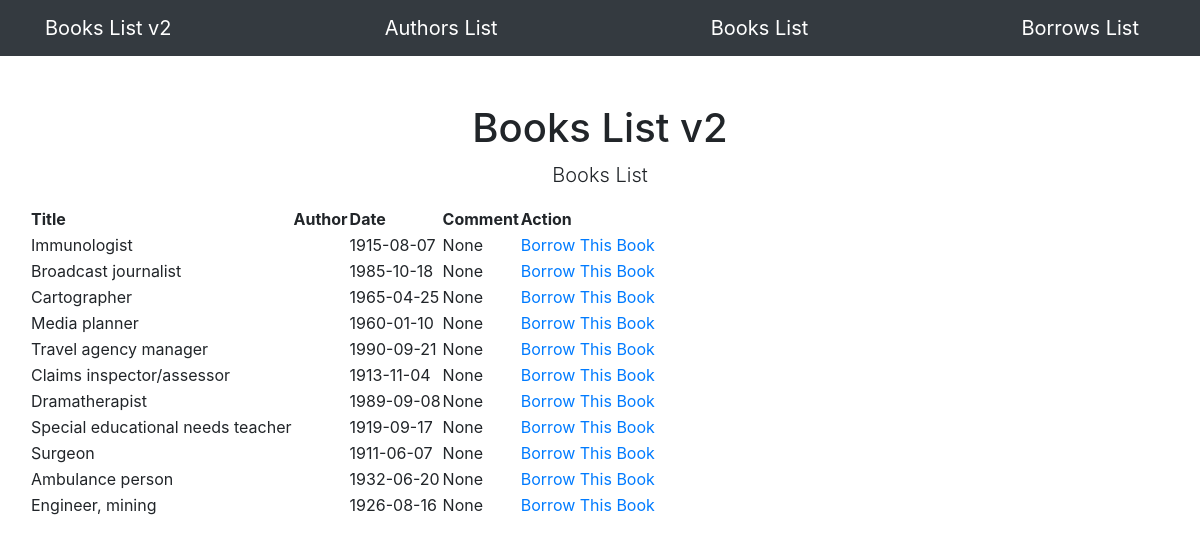
Before: /books with the older database file.
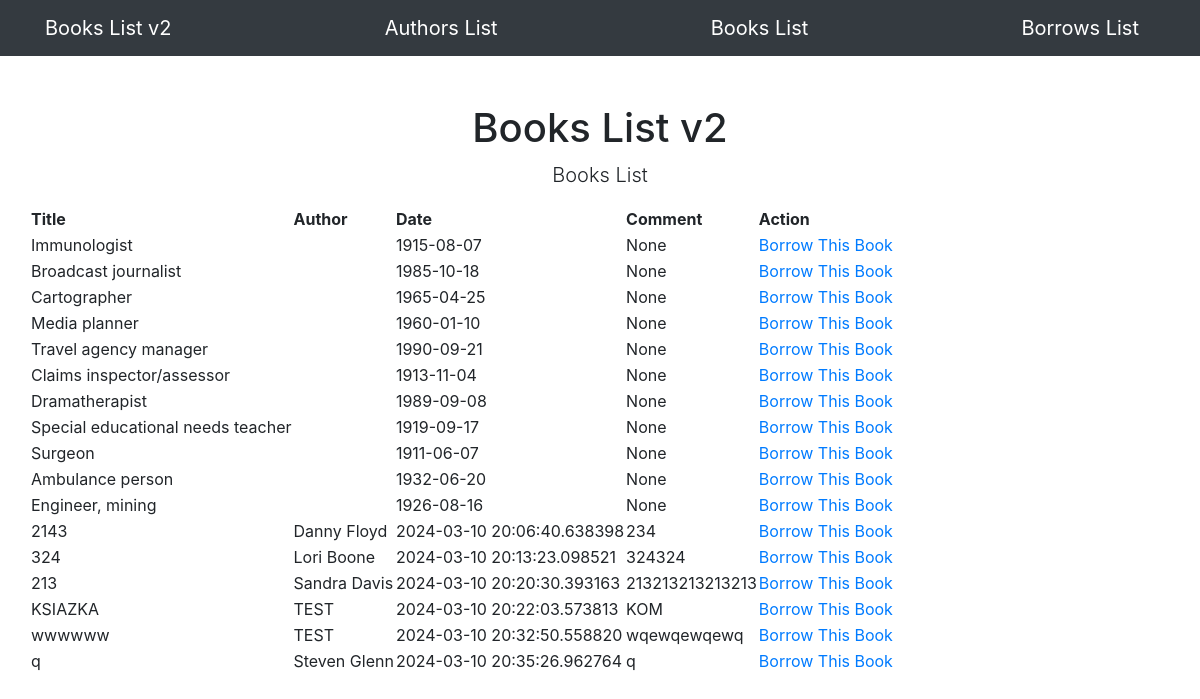
After: the same page with the newer database file.
### app/models.py (models this page shows, shortened)
class Book(db.Model):
    id = db.Column(db.Integer, primary_key=True)
    title = db.Column(db.String(100), index=True)
    date = db.Column(db.String(100), index=True, default=datetime.utcnow)
    comment = db.Column(db.String(100), index=True)
    author_id = db.Column(db.Integer, db.ForeignKey('author.id'))
    borrows = db.relationship("Borrow", backref="book", lazy="dynamic")

class Author(db.Model):
    id = db.Column(db.Integer, primary_key=True)
    name = db.Column(db.String(100), index=True, unique=True)
    comment = db.Column(db.String(100), index=True)
    books = db.relationship("Book", backref="author", lazy="dynamic")

### app/routes.py (the view)
@app.route('/books', methods=["GET", "POST"])
def books_view():
    error = ""
    books = Book.query.all()
    return render_template("books.html", books=books, error=error)

### app/templates/books.html
{% extends "base.html" %}
{% block content %}
<div class="row">
    <div class="col-lg-12 text-center">
       <h1 class="mt-5">Books List v2</h1>
       <p class="lead">Books List</p>
    </div>
    <table>
        <thead>
        <th>Title</th>
        <th>Author</th>
        <th>Date</th>
        <th>Comment</th>
        <th>Action</th>
        </thead>
        {% for book in books %}
        <tr>
            <td>{{ book.title }}</a></td>
            <td>{{ book.author.name }}</td>
            <td>{{ book.date }}</td>
            <td>{{ book.comment }}</td>
            <td><a href="/addborrow/{{ loop.index }}">Borrow This Book</a></td>
        </tr>
        {% endfor %}
    </table>
</div>
{% endblock %}

### app/templates/base.html (shortened to what this page needs)
<!DOCTYPE html>
<html lang="en">
    <head>
        <link rel="stylesheet" href="https://cdn.jsdelivr.net/npm/bootstrap@4.4.1/dist/css/bootstrap.min.css">
    </head>
    <body>
        <nav class="navbar navbar-expand-lg navbar-dark bg-dark">
            <div class="container">
                <a class="navbar-brand" href="/">Books List v2</a>
                <a class="navbar-brand" href="/authors">Authors List</a>
                <a class="navbar-brand" href="/books">Books List</a>
                <a class="navbar-brand" href="/borrows">Borrows List</a>
            </div>
        </nav>
        <div class="container">
            {% block content %}
            {% endblock %}
        </div>
    </body>
</html>

Changed rows visible on the page:
added Book: title "2143", author.name "Danny Floyd", date "2024-03-10 20:06:40.638398", comment "234"
added Book: title "324", author.name "Lori Boone", date "2024-03-10 20:13:23.098521", comment "324324"
added Book: title "213", author.name "Sandra Davis", date "2024-03-10 20:20:30.393163", comment "213213213213213"
added Book: title "KSIAZKA", author.name "TEST", date "2024-03-10 20:22:03.573813", comment "KOM"
added Book: title "wwwwww", author.name "TEST", date "2024-03-10 20:32:50.558820", comment "wqewqewqewq"
added Book: title "q", author.name "Steven Glenn", date "2024-03-10 20:35:26.962764", comment "q"
